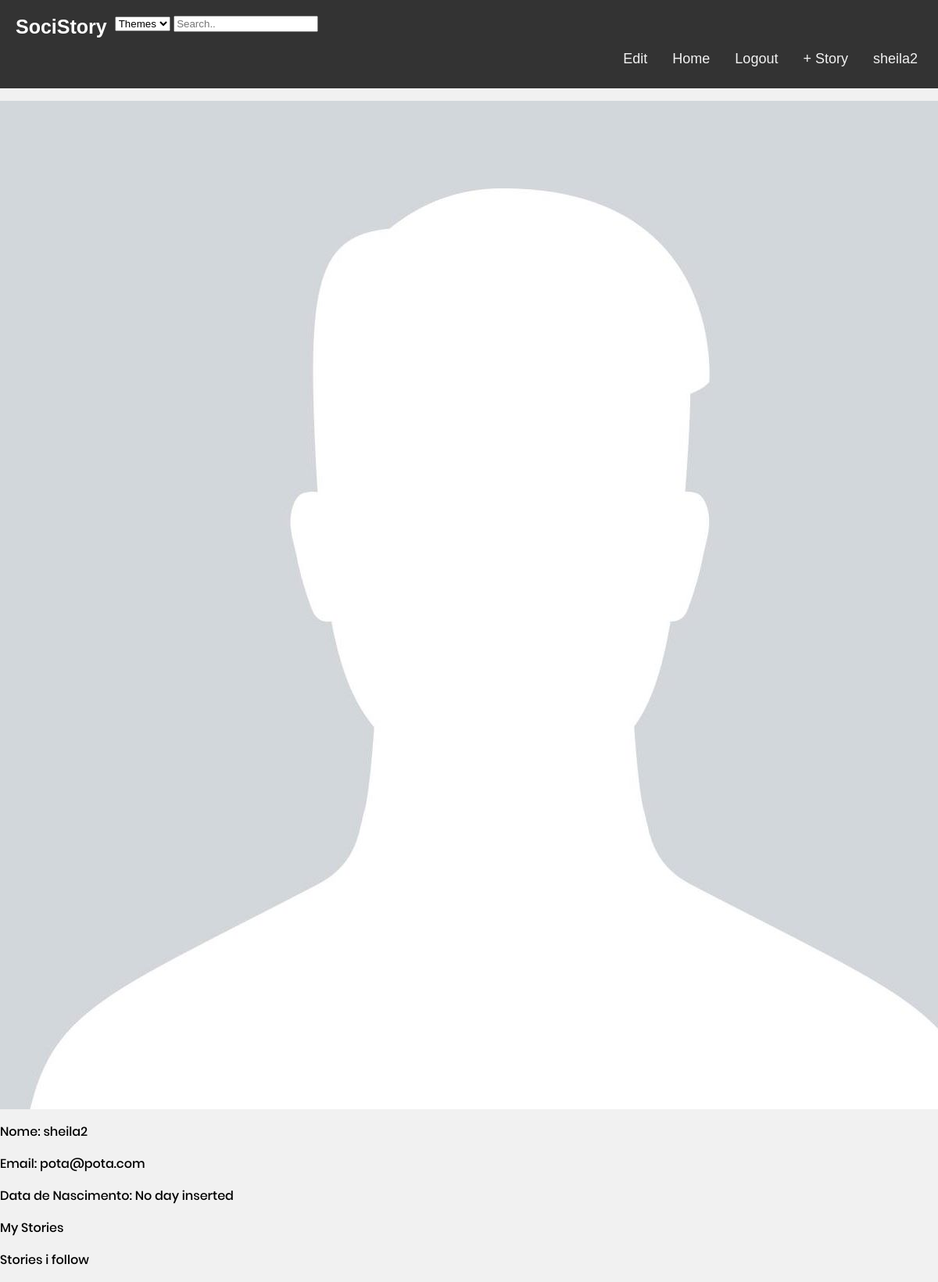
The app's page /pages/profilePage.php?username=sheila2 (signed in), older data.
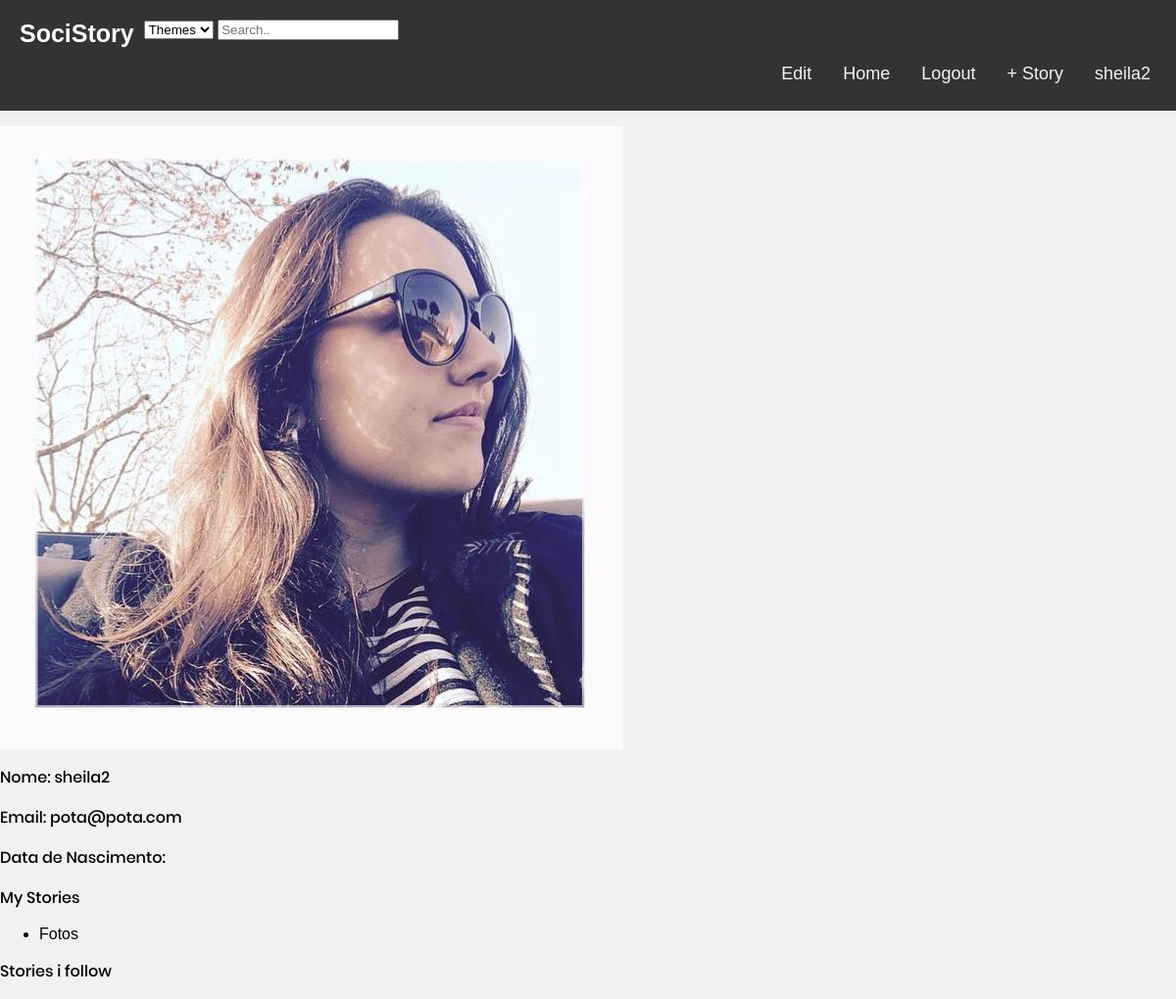
The same page, newer data.
### tables this page shows
CREATE TABLE users(
  username VARCHAR PRIMARY KEY,
  email VARCHAR UNIQUE,
  password VARCHAR NOT NULL,
  birthday DATE,
  img VARCHAR
);

CREATE TABLE stories(
  entity_id INTEGER PRIMARY KEY REFERENCES entities,
  username VARCHAR NOT NULL REFERENCES users,
  title TEXT NOT NULL, 
  body TEXT NOT NULL,
  hour DATETIME NOT NULL,
  UNIQUE(username, title, body)
);

### database/db_comments.php (called while the page is built, shortened)
<?php
    function getUsernameInfo($username){
    $db = Database::instance()->db();
    $stmt = $db->prepare('SELECT *, rowid FROM users where username = ?');
    $stmt->execute(array($username));
    return $stmt->fetch();
    }
  function myStories($username) {
    $db = Database::instance()->db();
    $stmt = $db->prepare('SELECT title FROM stories WHERE username = ?');
    $stmt->execute(array($username));
    return $stmt->fetchAll();
  }
?>

### pages/profilePage.php (the view, shortened to what this page needs)
<?php
include_once('../templates/common.php');
include_once('../database/db_comments.php');
$profileInfo = getUsernameInfo($_GET['username']);
$mystories = myStories($_GET['username']);
draw_header($_SESSION['username']);
    ?>
    <section id="profile">
    <p class="profileinfo" id = img>
     <span><img src="<?=$profileInfo['img']?>" alt="MyImg" > </span>
     </p>
     <p class="profileinfo" id = username>
     <label for="name">Nome: </label>
     <span> <?=$profileInfo['username']?></span>
     </p>
    <p class="profileinfo" id = email>
    <label for="email">Email: </label>
     <span> <?=$profileInfo['email']?></span>
    </p>
    <p class="profileinfo" id = bd>
    <label for="birth">Data de Nascimento: </label>
     <span> <?=$profileInfo['birthday'] ?? 'No day inserted'?></span>
    </p>
    <p class="profileinfo" id = myStories>
    <label for="myStories"> My Stories </label>
     <ul>
     <?php
     foreach($mystories as $story){
         ?>
        <li><?=$story['title']?> </li>
    <?php }
    unset($story) ?>
   </ul>
    </p>
    <p class="profileinfo" id ="myCommentedStories">
    <label for="myCommentedStories"> Stories i follow </label>
    </p>
    </section>
<?php
draw_footer();
?>

### templates/common.php (shortened to what this page needs)
<?php function draw_header($username){
?>
  <link rel="stylesheet" href="../css/common.css">
<!DOCTYPE html>
<html>
<head>
    <link rel="stylesheet" href="../css/mainPage.css">
</head>
<body>
    <header>
        <?php if($username != null) { ?>
           <nav>
           <div class="header">
            <a href="../pages/stories.php?search=all&sub=null" class="logo">SociStory</a>
            <div id="searchArea">
            <form id="searchForm" method="get">
            <select name="searchthemes" id="searchBox">
            <option value="Themes">Themes</option>
            </select>
            <input id="search" type="text" placeholder="Search..">
            </form>
            </div>
                <div class="topnav">
            <a href="../pages/profilePage.php?username=<?=$username?>"> <?=$username?></a>
            <a href="../pages/newStory.php"> + Story </a>
            <a href="../actions/user_logout.php">Logout</a>
            <a href="../pages/stories.php?search=all&sub=null">Home</a>
                </div>
            </div>
        <?php }  ?>
        </nav>
    </header>
<?php
}
?>
<?php function draw_footer(){
?>
</body>
</html>
<?php
}
?>

### css/common.css (style rules this page uses)
* { box-sizing: border-box; }
body { margin: 0; font-family: Arial, Helvetica, sans-serif; }
.header { overflow: hidden; background-color: #333; padding: 20px 10px; }
.header a { float: left; color: white; text-align: center; padding: 10px; text-decoration: none; font-size: 18px; line-height: 8px; border-radius: 4px; }
.header a.logo { font-size: 25px; font-weight: bold; }
.topnav { float: right; }
.topnav a { float: right; display: block; color: #f2f2f2; padding: 14px 16px; text-decoration: none; }

### css/mainPage.css (style rules this page uses)
body { font-family: Poppins, sans-serif; background-color: #f1f1f1; }
p { font-family: Poppins-Medium; }

Row changes from the older to the newer data that the page shows:
changed users "sheila2": img: a different picture; birthday "No day inserted" → (not shown)
added stories: title "Fotos"
